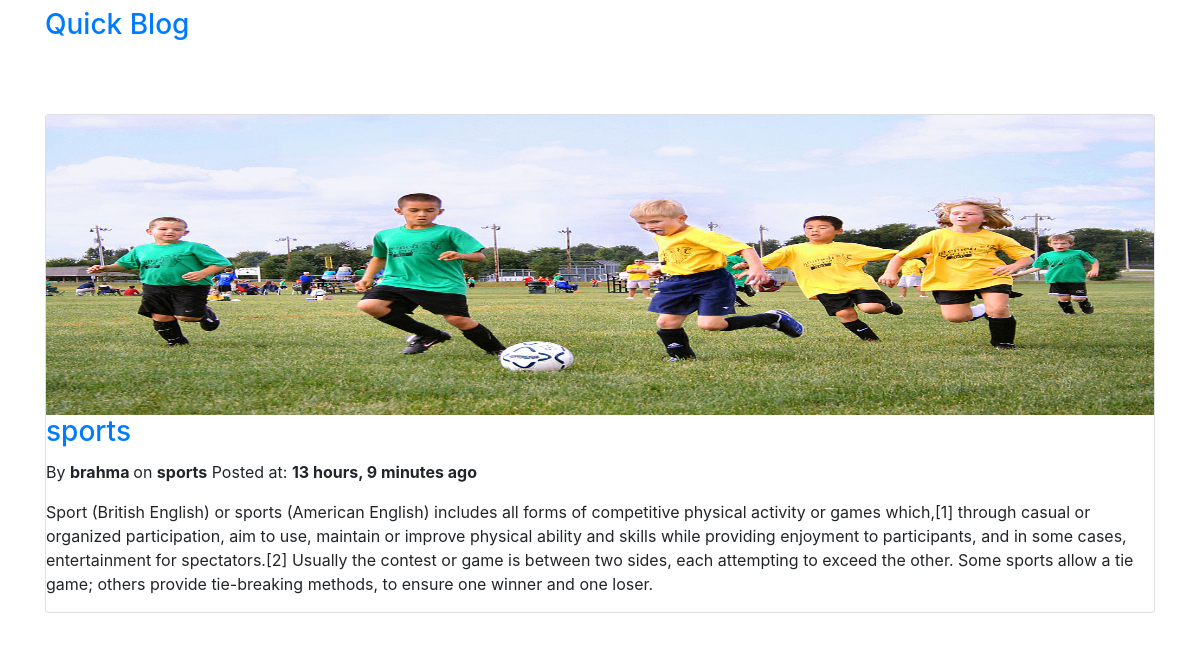
Page /posts/2/ on the committed database.
### post/models.py (models this page shows, shortened)
class Post(models.Model):
    author = models.ForeignKey(User, on_delete=models.SET_NULL, null=True, blank=True)
    title = models.CharField(max_length=255)
    body = models.TextField()
    image = models.ImageField(upload_to='upload/images/posts/', null=True, blank=True)
    category = models.ForeignKey(Category, on_delete=models.SET_NULL, null=True, blank=True)
    created_at = models.DateTimeField(auto_now_add=True)

class Category(models.Model):
    title = models.CharField(max_length=255)
    def __str__(self):
        return self.title

### post/views.py (the view)
# urls.py: path('posts/<int:pk>/', PostDetail.as_view(), name='post_detail'),
class PostDetail(DetailView):
    template_name = 'post/detail.html'
    model = Post

### post/templates/post/detail.html (shortened to what this page needs)
<!DOCTYPE html>
<html lang="en">
<head>
    <link rel="stylesheet" href="https://maxcdn.bootstrapcdn.com/bootstrap/4.0.0-alpha.6/css/bootstrap.min.css">
</head>
<body>
<div class="container">
    <h3 class="text-primary py-2">Quick Blog</h3>
</div>
<nav class="navbar navbar-toggleable-md bg-inverse">
    <div class="container">
        <a class="navbar-brand text-white" href="/">Home</a>
    </div>
</nav>
<div class="container">
    <div class="card">
        <img class="card-img-top" src="{{ object.image.url }}" alt="{{ object.title }}" height="300">
        <div class="card-block">
            <div class="card-title">
                <h3 class="mt-0"><a href="{% url 'post_detail' object.id %}">{{ object.title }}</a></h3>
            </div>
            <p>By <strong>{{ object.author }} </strong> on <strong>{{ object.category }}</strong>
                Posted at: <strong>{{ object.created_at|timesince }} ago</strong>
            </p>
            <p>{{ object.body }}</p>
        </div>
    </div>
</div>
<div id="footer" class="bg-inverse text-white text-center py-2">
</div>
</body>
</html>

### rows in the picture
Post: image (picture), title "sports", author "brahma", category "sports", created_at "13 hours, 9 minutes", body "Sport (British English) or sports (American English) includes all forms of competitive physical activity or games which,[1] through casual or organized participation, aim to use, maintain or improve physical ability and skills while providing enjoyment to participants, and in some cases, entertainment for spectators.[2] Usually the contest or game is between two sides, each attempting to exceed the other. Some sports allow a tie game; others provide tie-breaking methods, to ensure one winner and one loser."
